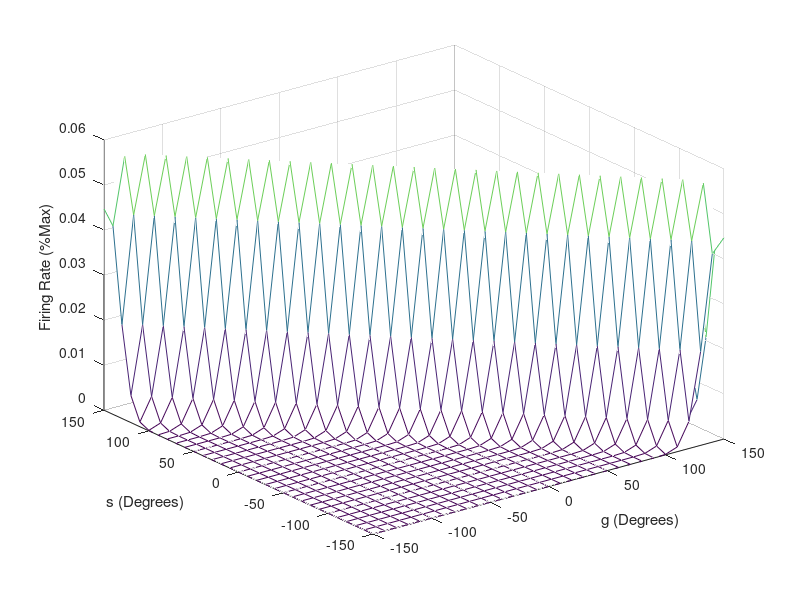

Reproduce this figure in MATLAB.
clc; clear all;
 
sig=10;
% sopt=-20;
% gopt=10;
% s=-40:40;
% g=-40:40;
% l=length(s);
% f=zeros(l,l);
% 
% for n=1:l;
%     for k=1:l;
%         f(n,k)=exp(-(s(n)-sopt).^2./(2.*sig^2)).*exp(-(g(k)-gopt).^2./(2*sig^2));
%     end
% end
% mesh(s,g,f);
% xlabel('g (Degrees)')
% ylabel('s (Degrees)')
% zlabel('Firing Rate (%Max)')
% title('Neuron Firing for Different Angles of Gaze and Visual Angle')
 
 
s=-150:10:150;
g=-150:10:150;
sopt=-150:10:150;
gopt=-150:10:150;
l=length(s);
out=zeros(l,l);
f=zeros(l,l);
WK=eye(l);
WN=flipud(WK);
for q=1:l;
    for p=1:l;
        for n=1:l;
            for k=1:l;
                f(n,k)=exp(-(s(q)-sopt(n)).^2./(2.*sig^2)).*exp(-(g(p)-gopt(k)).^2./(2*sig^2));
            end
            out(q,p)=mean(dot(f,WN));
        end
    end
end
mesh(s,g,out)
xlabel('g (Degrees)')
ylabel('s (Degrees)')
zlabel('Firing Rate (%Max)')


